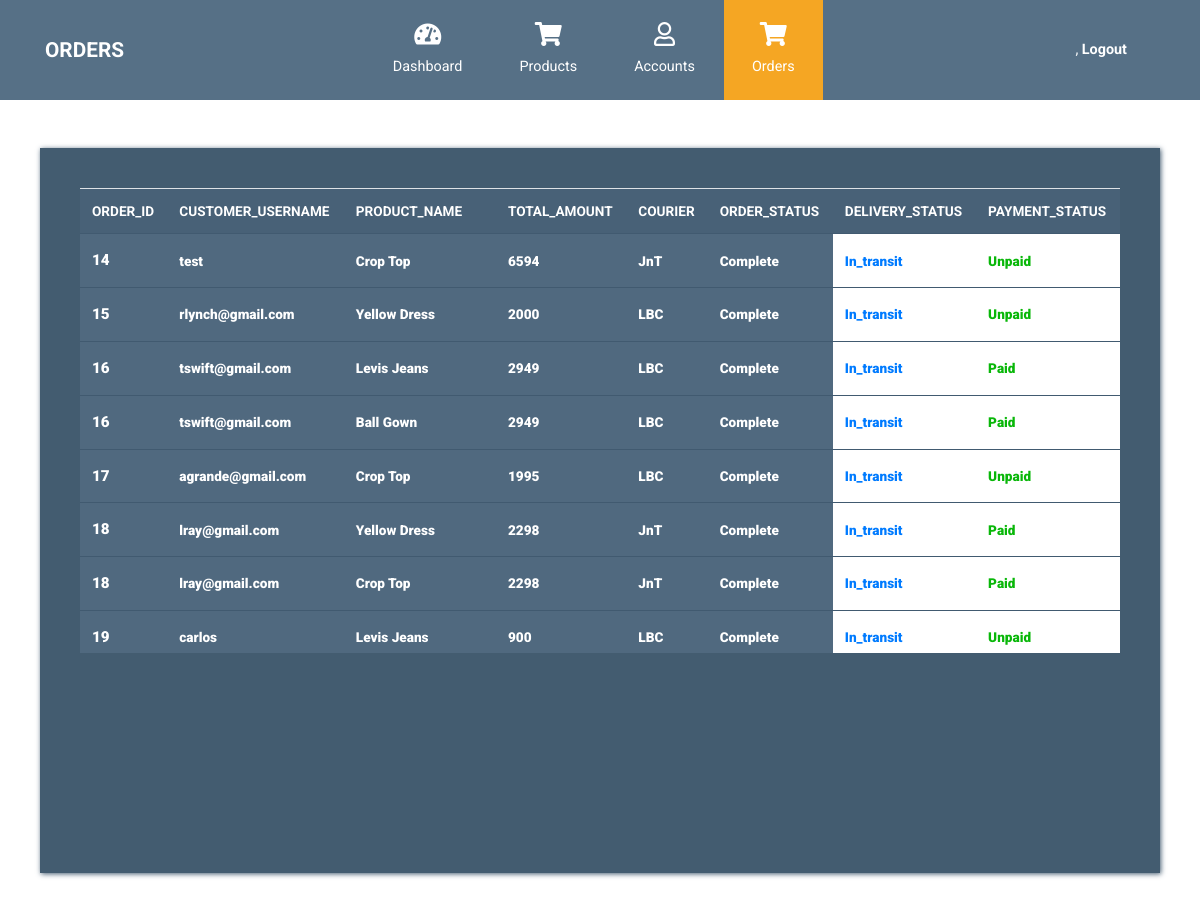
The app's page /Admin_Side/Orders.php with its own data.
### tables this page shows
CREATE TABLE `orders_details` (
  `order_id` int(11) NOT NULL,
  `customer_id` int(11) NOT NULL,
  `total_amount` int(11) NOT NULL,
  `date_order_placed` date NOT NULL,
  `order_status_code` int(11) NOT NULL
);

CREATE TABLE `customer_details` (
  `customer_id` int(11) NOT NULL,
  `user_category_id` int(11) NOT NULL,
  `customer_firstname` varchar(50) NOT NULL,
  `customer_middlename` varchar(50) NOT NULL,
  `customer_lastname` varchar(50) NOT NULL,
  `customer_contact_no` int(11) NOT NULL,
  `customer_age` int(11) NOT NULL,
  `customer_gender_id` int(11) NOT NULL,
  `customer_complete_address` varchar(100) NOT NULL,
  `customer_city` varchar(50) NOT NULL,
  `customer_username` varchar(50) NOT NULL,
  `customer_password` varchar(50) NOT NULL
);

CREATE TABLE `products` (
  `product_id` int(11) NOT NULL,
  `product_type_code` int(11) NOT NULL,
  `product_name` varchar(50) NOT NULL,
  `product_price` int(11) NOT NULL,
  `product_size` enum('XS','S','M','L','XL') NOT NULL,
  `product_description` varchar(100) NOT NULL,
  `product_quantity` int(11) NOT NULL,
  `product_stocks` enum('In Stock','Out of Stock') NOT NULL
);

CREATE TABLE `ref_shipment_courier` (
  `shipment_courier_code` int(11) NOT NULL,
  `shipment_courier_name` varchar(50) NOT NULL,
  `shipment_courier_contact_no` int(11) NOT NULL,
  `shipment_courier_address` varchar(100) NOT NULL
);

CREATE TABLE `ref_order_status_code` (
  `order_status_code` int(11) NOT NULL,
  `order_status_description` varchar(50) NOT NULL
);

CREATE TABLE `ref_delivery_status` (
  `delivery_status_code` int(11) NOT NULL,
  `delivery_status_desc` varchar(50) NOT NULL
);

CREATE TABLE `ref_payment_status_code` (
  `payment_status_code` int(11) NOT NULL,
  `payment_status_description` varchar(50) NOT NULL
);

### Admin_Side/Orders.php (the view, shortened to what this page needs)
<?php
$conn = OpenCon();
?>
<!DOCTYPE html>
<html lang="en">
  <head>
    <link rel="stylesheet" href="../sources/css/fontawesome.min.css" />
    <link rel="stylesheet" href="../sources/css/bootstrap_admin.min.css" />
    <link rel="stylesheet" href="../sources/css/style_ad1.css">
  </head>
  <body>
    <nav class="navbar navbar-expand-xl">
      <div class="container h-100">
        <a class="navbar-brand" href="../Admin_Side/Products.php">
          <h1 class="tm-site-title mb-0">Orders</h1>
        </a>
        <div class="collapse navbar-collapse" id="navbarSupportedContent">
          <ul class="navbar-nav mx-auto h-100">
            <li class="nav-item">
              <a class="nav-link" href="dashboard.php">
                <i class="fas fa-tachometer-alt"></i> Dashboard
              </a>
            </li>
            <li class="nav-item">
              <a class="nav-link" href="products.php">
                <i class="fas fa-shopping-cart"></i> Products
              </a>
            </li>
            <li class="nav-item">
              <a class="nav-link" href="accounts.php">
                <i class="far fa-user"></i> Accounts
              </a>
            </li>
            <li class="nav-item">
                            <a class="nav-link active" href="">
                            <i class="fas fa-shopping-cart"></i> Orders
                            </a>
                        </li>
          </ul>
          <ul class="navbar-nav">
            <li class="nav-item">
              <a class="nav-link d-block" href="../Logout.php">
              <?php echo$_SESSION['admin_name'];?>, <b>Logout</b>
              </a>
            </li>
          </ul>
        </div>
      </div>
    </nav>
    <div class="container mt-5">
      <div class="row tm-content-row">
        <div class="col-sm-12 col-md-12 col-lg-12 col-xl-12 tm-block-col">
          <div class="tm-bg-primary-dark tm-block tm-block-products">
            <div class="tm-product-table-container">
              <table class="table table-hover tm-table-small tm-product-table">
                <thead>
                  <tr>
                    <th scope="col">ORDER_ID</th>
                    <th scope="col">CUSTOMER_USERNAME</th>
                    <th scope="col">PRODUCT_NAME</th>
                    <th scope="col">TOTAL_AMOUNT</th>
                    <th scope="col">COURIER</th>
                    <th scope="col">ORDER_STATUS</th>
                    <th scope="col">DELIVERY_STATUS</th>
                    <th scope="col">PAYMENT_STATUS</th>
                  </tr>
                </thead>
                <tbody>
                            <?php
                            $query = "SELECT od.order_id, cd.customer_username, prod.product_name, od.total_amount, rsc.shipment_courier_name,
                            ros.order_status_description,rf.payment_status_description, rds.delivery_status_desc
                            FROM orders_details od
                            INNER JOIN order_items oi ON oi.order_id = od.order_id
                            INNER JOIN customer_details cd ON cd.customer_id = od.customer_id
                            INNER JOIN products prod ON prod.product_id = oi.product_id
                            INNER JOIN ref_order_status_code ros ON ros.order_status_code = od.order_status_code
                            INNER JOIN payment_details pd ON pd.order_id = od.order_id
                            INNER JOIN shipment_details sd ON sd.payment_id = pd.payment_id
                            INNER JOIN ref_delivery_status rds ON rds.delivery_status_code = sd.delivery_status_code
                            INNER JOIN ref_shipment_courier rsc ON rsc.shipment_courier_code = sd.shipment_courier_code
                            INNER JOIN ref_payment_status_code rf ON rf.payment_status_code = pd.payment_status_code";
                            $getorders_query = mysqli_query($conn,$query);
                                    while($order = mysqli_fetch_assoc($getorders_query)){
                                ?>
                            <tr>
                                <td class="tm-product-name"><b><?php echo $order['order_id']; ?></b></td>
                                <td ><b><?php echo $order['customer_username']; ?></b></td>
                                <td ><b><?php echo $order['product_name']; ?></b></td>
                                <td><b><?php echo $order['total_amount']; ?></b></td>
                                <td><b><?php echo $order['shipment_courier_name']; ?></b></td>
                                <td><b><?php echo $order['order_status_description']; ?></b></td>
                                <td style="background: white;">
                                  <a href="orders.php?id=<?php echo $order['order_id'];?>" >
                                  <b><?php echo $order['delivery_status_desc']; ?></b>
                                  </a>
                                </td>
                                <td style="background: white;">
                                  <a href="orders.php?id=<?php echo $order['order_id'];?>" style="color: #09b709;">
                                  <b><?php echo $order['payment_status_description']; ?></b>
                                  </a>
                                </td>
                            </tr>
                                    <?php }
                                 ?>
                </tbody>
              </table>
            </div>
          </div>
        </div>
      </div>
    </div>
  </body>
</html>

### Sources/CSS/style_ad1.css (style rules this page uses)
html { font-size: 16px; overflow-x: hidden; }
body { font-family: Roboto, Helvetica, Arial, sans-serif; overflow-x: hidden; }
a { transition: all 0.3s ease; }
.navbar-brand { display: flex; align-items: center; }
.tm-site-title { display: inline-block; text-transform: uppercase; font-size: 1.3rem; font-weight: 700; color: #fff; }
.navbar { height: 100px; background-color: #567086; padding: 0; }
.navbar .container { position: relative; }
.tm-block-col { margin-bottom: 30px; }
.tm-block { padding: 40px; -webkit-box-shadow: 1px 1px 5px 0 #455c71; -moz-box-shadow: 1px 1px 5px 0 #455c71; box-shadow: 1px 1px 5px 0 #455c71; min-height: 350px; height: 100%; max-height: 450px; }
.nav-link { color: #fff; height: 100%; display: flex; align-items: center; justify-content: center; flex-direction: column; font-size: 90%; }
.nav-link > i { margin-bottom: 10px; margin-right: 0; font-size: 1.5rem; }
.dropdown-item, .nav-link { padding: 15px 20px; }
.navbar-nav .active > .nav-link, .navbar-nav .nav-link.active { background-color: #f5a623; color: #fff; }
.navbar-nav .nav-link.active i { color: #fff; }
.nav-item { text-align: center; }
.nav-item:last-child { margin-right: 0; }
.tm-content-row { justify-content: center; margin-left: -20px; margin-right: -20px; }
.table { background-color: #50697f; color: #fff; font-size: 85%; margin-bottom: 0; }
thead { background-color: #486177; color: #fff; }
.table thead th { border-bottom: 0; }
.table td, .table .th { border-top: 1px solid #415a70; padding: 15px 25px; vertical-align: middle; }
.tm-table-small td, .tm-table-small th { padding-left: 12px; padding-right: 12px; }
.table-hover tbody tr { transition: all 0.2s ease; }
.tm-bg-primary-dark { background-color: #435c70; }
.tm-block-products { min-height: 725px; }
.tm-product-table-container { max-height: 465px; margin-bottom: 15px; overflow-y: scroll; }
.tm-product-table tr { font-weight: 600; }
.tm-product-name { font-size: 0.95rem; font-weight: 600; }
@media (min-width: 1200px) { .navbar-expand-xl .navbar-nav .nav-link { padding-left: 28px; padding-right: 28px; } }
@media (min-width: 1200px) { .navbar-collapse { height: 100%; } }
@media (max-width: 1275px) and (min-width: 1200px) { .nav-item { margin-right: 15px; } }
@media (max-width: 1350px) { .nav-item { margin-right: 1px; } }

### records on screen
orders_details: order_id "14", customer.customer_username "test", products.product_name "Crop Top", total_amount "6594", ref_shipment_courier.shipment_courier_name "JnT", order_status_code.order_status_description "Complete", ref_delivery_status.delivery_status_desc "In_transit", ref_payment_status_code.payment_status_description "Unpaid"
orders_details: order_id "15", customer.customer_username "rlynch@gmail.com", products.product_name "Yellow Dress", total_amount "2000", ref_shipment_courier.shipment_courier_name "LBC", order_status_code.order_status_description "Complete", ref_delivery_status.delivery_status_desc "In_transit", ref_payment_status_code.payment_status_description "Unpaid"
orders_details: order_id "16", customer.customer_username "tswift@gmail.com", products.product_name "Levis Jeans", total_amount "2949", ref_shipment_courier.shipment_courier_name "LBC", order_status_code.order_status_description "Complete", ref_delivery_status.delivery_status_desc "In_transit", ref_payment_status_code.payment_status_description "Paid", products.product_name "Ball Gown"
orders_details: order_id "17", customer.customer_username "agrande@gmail.com", products.product_name "Crop Top", total_amount "1995", ref_shipment_courier.shipment_courier_name "LBC", order_status_code.order_status_description "Complete", ref_delivery_status.delivery_status_desc "In_transit", ref_payment_status_code.payment_status_description "Unpaid"
orders_details: order_id "18", customer.customer_username "lray@gmail.com", products.product_name "Yellow Dress", total_amount "2298", ref_shipment_courier.shipment_courier_name "JnT", order_status_code.order_status_description "Complete", ref_delivery_status.delivery_status_desc "In_transit", ref_payment_status_code.payment_status_description "Paid", products.product_name "Crop Top"
orders_details: order_id "19", customer.customer_username "carlos", products.product_name "Levis Jeans", total_amount "900", ref_shipment_courier.shipment_courier_name "LBC", order_status_code.order_status_description "Complete", ref_delivery_status.delivery_status_desc "In_transit", ref_payment_status_code.payment_status_description "Unpaid"
